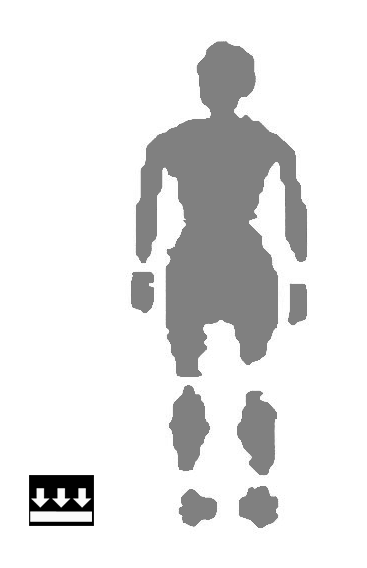
#> input picture body.png, 367 x 568 px
$ jupyter execute 'Data Visualization.ipynb'   (shell and % lines are left out)
#> lines starting #> are read from the running program, lines starting #| are printed output that depends on the picture; after the words box and inside, x2 and y2 are one past the last pixel; in counts of white or black regions, pixels touching at a corner belong together
[cell 1]
from skimage.io import imread
from bokeh.charts import HeatMap, output_notebook
import numpy as np
import seaborn as sns
from pylab import *

[cell 2]
img = imread("body.png")
#> img is the input picture: shape (568, 367) float32; min 0, max 1, mean 0.896
data = {'fruit': ['apples']*3 + ['bananas']*3 + ['pears']*3,
        'fruit_count': [4, 5, 8, 1, 2, 4, 6, 5, 4],
        'sample': [1, 2, 3]*3}

hm = HeatMap(data, x='fruit', y='sample', values='fruit_count',
             title='Fruits', stat=None)

#output_file('heatmap.html')
output_notebook()
show(hm)

[cell 3]
img = (imread("body.png"))

img[img < 0.25] = 0
#> img: shape (568, 367) float32; 0.14% of pixels changed, all inside (x1, y1, x2, y2) = (29, 475, 94, 526)
img[img > 0.75] = 1
img[(img > 0.25) & (img < 0.75)] = 0.5
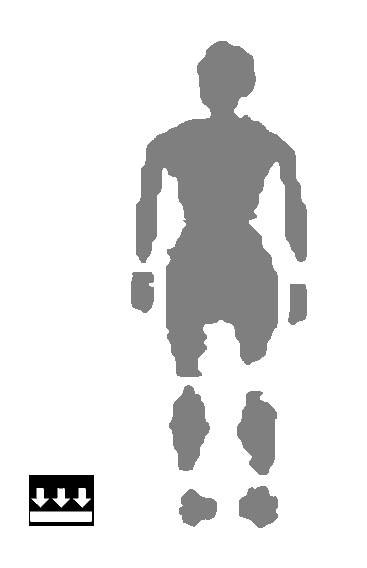
#> img: shape (568, 367) float32; min 0, max 1, mean 0.897

imshow(img)

[cell 4]
from skimage.filters import gaussian

heatmap = zeros((568,367))
heatmap[100,100] = 1
heatmap = gaussian(heatmap, 10)

imshow(heatmap)
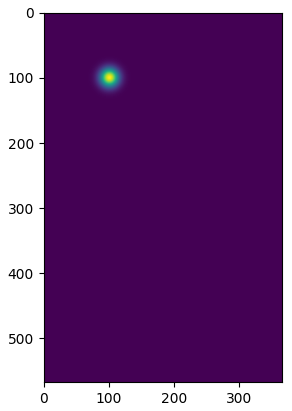
#> figure drawn by matplotlib, 1 panel

[cell 5]
from skimage.io import imread
from bokeh.charts import HeatMap, output_notebook
import numpy as np
import seaborn as sns
from pylab import *

def plot_heatmap(pressure_vals, sigma=25., shape=(568,367)):
#> called with pressure_vals = array of shape (6,), sigma = 25, shape = (568, 367)
    heatmap = zeros(shape)

    # map sensor to position in the heatmap
    positions = {"head" : (221,79),
                 "shoulder_left":(189,150),
                 "shoulder_right":(255,150),
                 "bottom_left" : (190,290),
                 "bottom_right" : (250,290),
                 "leg_left" : (188,421),
                 "leg_right" : (256,421),
                 "foot_left" : (194,509),
                 "foot_right" : (256, 509)
                }

    sensor2pos = {0 : ("head",),
                  1: ("shoulder_left", "shoulder_right"),
                  2: ("bottom_left","bottom_right"),
                  3: ("leg_left", "leg_right"),
                  4: ("foot_left", "foot_right"),
                  5: (),
                 }

    for i in sensor2pos.keys():
        for sensor in sensor2pos[i]:
            p = positions[sensor]
            newpos = zeros((568,367))
            newpos[p[1], p[0]] += 1
            heatmap += gaussian(newpos, sigma)

    return np.float64(heatmap / heatmap.max())

def show_pressuremap():
    img = (imread("body.png"))

    img[img < 0.25] = 0
    img[img > 0.75] = 1
    img[(img > 0.25) & (img < 0.75)] = 0.5

    heat = 0.8 * (plot_heatmap(np.ones(6,)))
    #img[img == 1] = 0
    img[img == 0.5] = heat[img == 0.5]
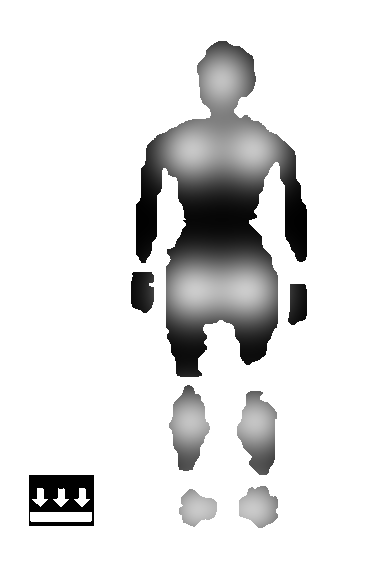
#> img: shape (568, 367) float32; 18.64% of pixels changed, all inside (x1, y1, x2, y2) = (30, 41, 307, 528)
    imshow(img, cmap="Blues")
    axis("off")
    title("Pressure Distribution")

show_pressuremap()
